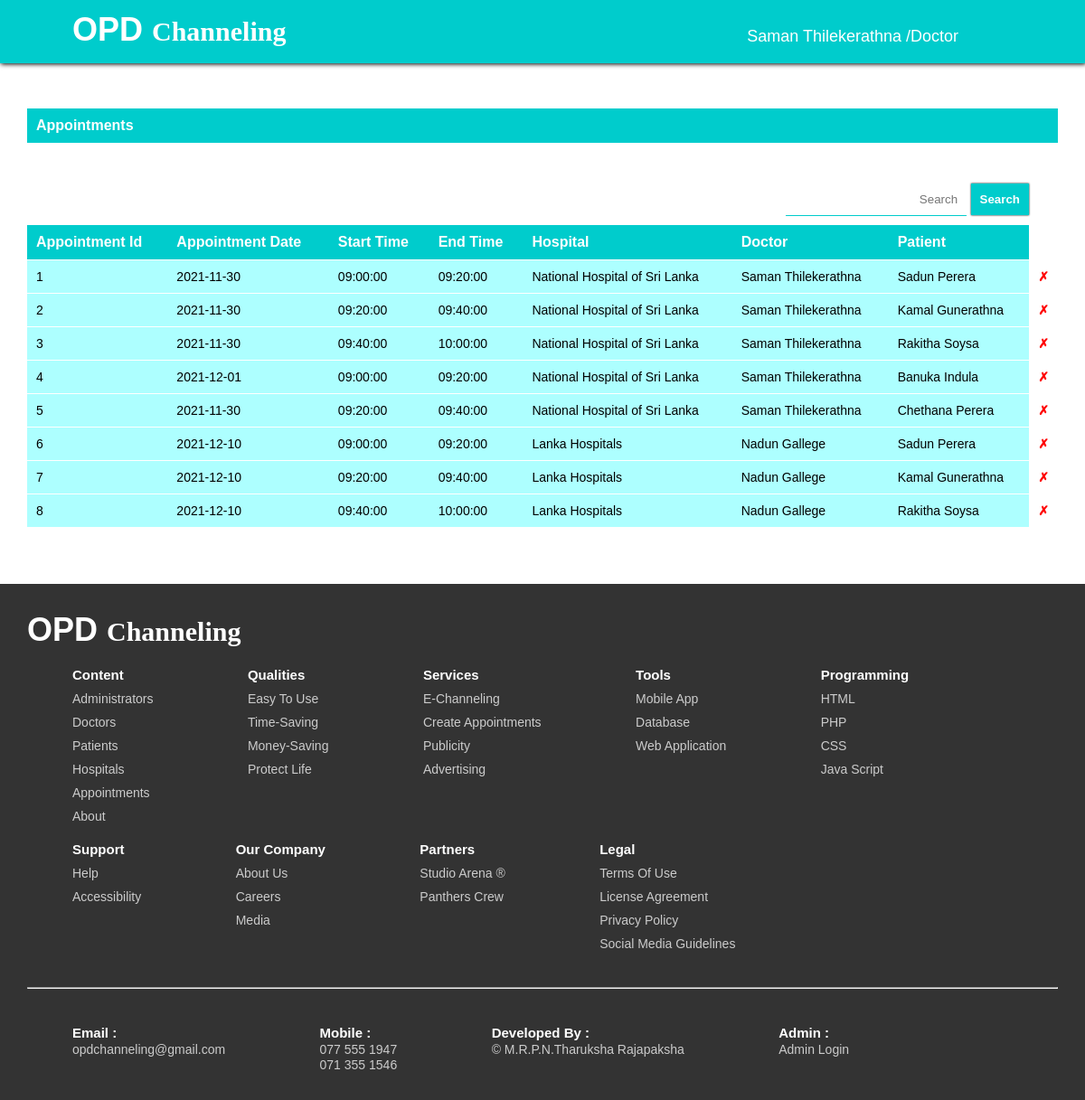
The app's page /dd_doctor_dashboard.php (signed in) with its own data.
### tables this page shows
CREATE TABLE `doctor` (
  `doctor_id` int NOT NULL AUTO_INCREMENT,
  `doctor_name` varchar(45) NOT NULL,
  `doctor_nic` varchar(20) NOT NULL,
  `doctor_contact_no` varchar(10) NOT NULL,
  `doctor_password` varchar(25) NOT NULL,
  `hospital_id` int NOT NULL,
  `doctor_status` tinyint NOT NULL DEFAULT '1',
  PRIMARY KEY (`doctor_id`),
  UNIQUE KEY `doctor_id_UNIQUE` (`doctor_id`),
  UNIQUE KEY `doctor_email_UNIQUE` (`doctor_contact_no`),
  UNIQUE KEY `doctor_nic_UNIQUE` (`doctor_nic`),
  KEY `fk_doctor_hospital_idx` (`hospital_id`),
  CONSTRAINT `fk_doctor_hospital` FOREIGN KEY (`hospital_id`) REFERENCES `hospital` (`hospital_id`)
);

CREATE TABLE `appointment` (
  `appointment_id` int NOT NULL AUTO_INCREMENT,
  `appointment_date` date NOT NULL,
  `appointment_start_time` time NOT NULL,
  `appointment_end_time` time NOT NULL,
  `doctor_id` int NOT NULL,
  `patient_id` int NOT NULL,
  `appointment_status` tinyint NOT NULL DEFAULT '1',
  PRIMARY KEY (`appointment_id`),
  UNIQUE KEY `appointment_id_UNIQUE` (`appointment_id`),
  KEY `fk_appointment_doctor1_idx` (`doctor_id`),
  KEY `fk_appointment_patient1_idx` (`patient_id`),
  CONSTRAINT `fk_appointment_doctor1` FOREIGN KEY (`doctor_id`) REFERENCES `doctor` (`doctor_id`),
  CONSTRAINT `fk_appointment_patient1` FOREIGN KEY (`patient_id`) REFERENCES `patient` (`patient_id`)
);

CREATE TABLE `hospital` (
  `hospital_id` int NOT NULL AUTO_INCREMENT,
  `hospital_name` varchar(120) NOT NULL,
  `hospital_city` varchar(30) NOT NULL,
  `hospital_contact_no` varchar(10) NOT NULL,
  `hospital_status` tinyint NOT NULL DEFAULT '1',
  PRIMARY KEY (`hospital_id`),
  UNIQUE KEY `hospital_id_UNIQUE` (`hospital_id`)
);

CREATE TABLE `patient` (
  `patient_id` int NOT NULL AUTO_INCREMENT,
  `patient_name` varchar(45) NOT NULL,
  `patient_nic` varchar(20) NOT NULL,
  `patient_dob` date NOT NULL,
  `patient_address` varchar(100) DEFAULT NULL,
  `patient_contact_no` varchar(10) NOT NULL,
  `patient_password` varchar(25) NOT NULL,
  `patient_status` tinyint NOT NULL DEFAULT '1',
  PRIMARY KEY (`patient_id`),
  UNIQUE KEY `patient_id_UNIQUE` (`patient_id`),
  UNIQUE KEY `patient_nic_UNIQUE` (`patient_nic`)
);

### dd_doctor_dashboard.php (the view, shortened to what this page needs)
<!DOCTYPE html>
<html>
    <head>
        <link rel="stylesheet" type="text/css" href="css/index_style.css"/>
        <link rel="stylesheet" type="text/css" href="css/dashboard_style.css"/>
        <?php
        $keywordAppointment = "";
        ?>
    </head>
    <body onload="header();">
        <?php include './dd_header.php'; ?>
        <div class="dashboard-container">
            <table>
                <tr>
                    <th>Appointments</th>
                </tr>
            </table>
            <br><br><br>
            <form method="get" action="dd_doctor_dashboard.php">
                <input type="text" name="searchAppointment" id="searchAppointment" value="<?php echo $keywordAppointment; ?>" placeholder="Search"/>
                <button>Search</button>
            </form>
            <table>
                <tr>
                    <th>Appointment Id</th>
                    <th>Appointment Date</th>
                    <th>Start Time</th>
                    <th>End Time</th>
                    <th>Hospital</th>
                    <th>Doctor</th>
                    <th>Patient</th>
                </tr>
                <?php
                $query = "SELECT * FROM appointment INNER JOIN doctor INNER JOIN patient INNER JOIN hospital "
                        . "ON appointment.doctor_id = doctor.doctor_id AND appointment.patient_id = patient.patient_id AND doctor.hospital_id = hospital.hospital_id "
                        . "WHERE (appointment_id LIKE '%" . $keywordAppointment . "%' OR appointment_date LIKE '%" . $keywordAppointment . "%' "
                        . "OR doctor_name LIKE '%" . $keywordAppointment . "%' OR patient_name LIKE '%" . $keywordAppointment . "%' OR hospital_name LIKE '%" . $keywordAppointment . "%') "
                        . "AND appointment_status = '1'";
                $result = $connection->query($query);
                if ($result->num_rows > 0) {
                    while ($row = $result->fetch_assoc()) {
                        ?>
                        <tr class="dashboard-content">
                            <td><?php echo $row["appointment_id"]; ?></td>
                            <td><?php echo $row["appointment_date"]; ?></td>
                            <td><?php echo $row["appointment_start_time"]; ?></td>
                            <td><?php echo $row["appointment_end_time"]; ?></td>
                            <td><?php echo $row["hospital_name"]; ?></td>
                            <td><?php echo $row["doctor_name"]; ?></td>
                            <td><?php echo $row["patient_name"]; ?></td>
                            <td class="remove"><a href="action/dd_appointment_remove.php?id=<?php echo $row["appointment_id"]; ?>">&cross;</a></td>
                        </tr>
                        <?php
                    }
                }
                ?>
            </table>
        </div>
        <br><br><br><br>
        <?php include './index_footer.php'; ?>
    </body>
</html>

### dd_header.php (shortened to what this page needs)
<!DOCTYPE html>
<?php
include './action/db_connection.php';
$activeDoctorName = "";
if (isset($_SESSION["doctor_is_login"]) && isset($_SESSION["activeDoctorId"]) && $_SESSION["doctor_is_login"] == true) {
    $activeDoctorId = $_SESSION["activeDoctorId"];
    $query = "SELECT * FROM doctor WHERE doctor_id = '" . $activeDoctorId . "'";
    $result = $connection->query($query);
    if ($result->num_rows > 0) {
        $row = $result->fetch_assoc();
        $activeDoctorName = $row["doctor_name"];
    }
}else {
    header("Location: index.php?msgDoctor=Login First !");
    die();
}
?>
<html>
    <head>
        <link rel="stylesheet" type="text/css" href="css/index_headerfooter_style.css"/>
    </head>
    <body>
        <header>
            <nav>
                <div class="header-container">
                    <p><a href="index.php">OPD&nbsp<span>Channeling</span></a></p>
                    <ul>
                        <li class="account"><?php echo $activeDoctorName; ?>&nbsp;/Doctor
                        </li>
                    </ul>
                </div>
            </nav>
        </header>
        <?php
        include './dd_doctor_profile.php';
        ?>
    </body>
</html>

### dd_doctor_profile.php (shortened to what this page needs)
<!DOCTYPE html>
<html>
    <head>
        <link rel="stylesheet" type="text/css" href="css/registration_style.css"/>
    </head>
    <body>
            <?php include './dd_doctor_password_change.php'; ?>
    </body>
</html>

### dd_doctor_password_change.php (shortened to what this page needs)
<!DOCTYPE html>
<html>
    <head>
        <link rel="stylesheet" type="text/css" href="css/registration_style.css"/>
    </head>
    <body>
    </body>
</html>

### index_footer.php (shortened to what this page needs)
<!DOCTYPE html>
<html>
    <head>
        <link rel="stylesheet" type="text/css" href="css/index_headerfooter_style.css"/>
    </head>
    <body>
       <footer>
           <p><a href="index.php">OPD&nbsp;<span>Channeling</span></a></p>
            <div class="footer-container">
                <dl>
                    <dt>Content</dt>
                    <dd onclick="toggleadminloginpopup();">Administrators</dd>
                    <dd>Doctors</dd>
                    <dd>Patients</dd>
                    <dd>Hospitals</dd>
                    <dd>Appointments</dd>
                    <dd><a href="index_about.php">About</a></dd>
                </dl>
                <dl>
                    <dt>Qualities</dt>
                    <dd>Easy to Use</dd>
                    <dd>Time-Saving</dd>
                    <dd>Money-Saving</dd>
                    <dd>Protect Life</dd>
                </dl>
                <dl>
                    <dt>Services</dt>
                    <dd>E-Channeling</dd>
                    <dd>Create Appointments</dd>
                    <dd>Publicity</dd>
                    <dd>Advertising</dd>
                </dl>
                <dl>
                    <dt>Tools</dt>
                    <dd>Mobile App</dd>
                    <dd>Database</dd>
                    <dd>Web Application</dd>
                </dl>
                <dl>
                    <dt>Programming</dt>
                    <dd>HTML</dd>
                    <dd>PHP</dd>
                    <dd>CSS</dd>
                    <dd>Java Script</dd>
                </dl>
                <dl>
                    <dt>Support</dt>
                    <dd>Help</dd>
                    <dd>Accessibility</dd>
                </dl>
                <dl>
                    <dt>Our Company</dt>
                    <dd>About us</dd>
                    <dd>Careers</dd>
                    <dd>Media</dd>
                </dl>
                <dl>
                    <dt>Partners</dt>
                    <dd>Studio Arena&nbsp&reg;</dd>
                    <dd>Panthers Crew</dd>
                </dl>
                <dl>
                    <dt>Legal</dt>
                    <dd>Terms of use</dd>
                    <dd>License agreement</dd>
                    <dd>Privacy policy</dd>
                    <dd>Social Media Guidelines</dd>
                </dl>
            </div>
            <hr/>
            <div class="footer-contact">
                <dl>
                    <dt>Email :</dt>
                    <dd>opdchanneling@gmail.com</dd>
                </dl>
                <dl>
                    <dt>Mobile :</dt>
                    <dd>077 555 1947</dd>
                    <dd>071 355 1546</dd>
                </dl>
                <dl>
                    <dt>Developed By :</dt>
                    <dd>&COPY;&nbsp;M.R.P.N.Tharuksha Rajapaksha</dd>
                </dl>
                <dl>
                    <dt>Admin :</dt>
                    <dd onclick="toggleadminloginpopup();">Admin Login</dd>
                </dl>
            </div>
        </footer>
        <?php include './ap_admin_login.php'; ?>
    </body>
</html>

### ap_admin_login.php (shortened to what this page needs)
<!DOCTYPE html>
<html>
    <head>
        <link rel="stylesheet" type="text/css" href="css/login_style.css"/>
    </head>
    <body>
    </body>
</html>

### css/dashboard_style.css (style rules this page uses)
.dashboard-container { width: 100%; height: 100%; top: 80px; padding: 30px 30px; display: block; }
.dashboard-container button { padding: 10px; color: white; font-weight: bold; background-color: #00cccc; border: none; outline: none; box-shadow: 0px 0px 2px #000000; cursor: pointer; }
.dashboard-container form { right: 32px; float: right; }
.dashboard-container form input { width: 200px; padding: 10px; text-align: right; border: none; border-bottom: 1px solid #00cccc; outline: none; }
.dashboard-container table { width: 100%; top: 10px; border-collapse: collapse; }
.dashboard-container table tr { border-bottom: 1px solid white; }
.dashboard-container table tr th { color: white; text-align: left; padding: 10px; background-color: #00cccc; }
.dashboard-content td { padding: 10px; font-size: 14px; text-align: left; text-transform: none; background-color: #adffff; }
.dashboard-content .remove { width: 10px; color: red; font-weight: bolder; text-align: center; background-color: white; }
.dashboard-content a { text-decoration: none; color: red; cursor: pointer; }

### css/index_headerfooter_style.css (style rules this page uses)
* { margin: 0; padding: 0; font-family: "Arial"; text-transform: capitalize; position: relative; box-sizing: border-box; }
header { width: 100%; height: 100px; position: fixed; font-size: 18px; padding: 20px 0; background-color: transparent; z-index: 799; transition: 0.5s; }
.header-next { width: 100%; height: 70px; position: fixed; font-size: 18px; padding: 0; background-color: #00cccc; box-shadow: 1px 1px 5px #000000; z-index: 799; }
.header-container p { top: 12px; left: 80px; position: absolute; color: white; font-size: 36px; font-weight: bold; font-family: "Calibri"; }
.header-container p span { font-size: 30px; font-family: "Calibri"; }
.header-container ul { top: 30px; right: 120px; list-style: none; float: right; }
.header-container ul li { display: inline-block; margin: auto 20px; color: white; text-transform: none; cursor: pointer; }
.header-container a { color: white; text-decoration: none; cursor: pointer; }
footer { width: 100%; height: 100%; top: 50px; padding: 30px; color: white; background-color: #333333; }
footer p { font-size: 36px; font-weight: bold; font-family: "Calibri"; }
footer p span { font-size: 30px; font-family: "Calibri"; }
.footer-container { top: 10px; }
.footer-container dl { margin: 0 50px; display: inline-table; }
.footer-container dl dt { margin: 10px 0; font-size: 15px; font-weight: bold; }
.footer-container dl dd { margin: 10px 0; color: #cccccc; font-size: 14px; cursor: pointer; }
.footer-container dl dd a { color: #cccccc; }
footer a { color: white; text-decoration: none; }
footer hr { width: 100%; margin: 40px 0; background-color: white; }
.footer-contact dl { margin: 0 50px; display: inline-table; }
.footer-contact dl dt { margin-bottom: 2px; font-size: 15px; font-weight: bold; }
.footer-contact dl dd { margin: 1px 0; color: #cccccc; font-size: 14px; text-transform: none; cursor: pointer; }

### records on screen
doctor: doctor_name "Saman Thilekerathna"
appointment: appointment_id "1", appointment_date "2021-11-30", appointment_start_time "09:00:00", appointment_end_time "09:20:00", hospital.hospital_name "National Hospital of Sri Lanka", doctor.doctor_name "Saman Thilekerathna", patient.patient_name "Sadun Perera"
appointment: appointment_id "2", appointment_date "2021-11-30", appointment_start_time "09:20:00", appointment_end_time "09:40:00", hospital.hospital_name "National Hospital of Sri Lanka", doctor.doctor_name "Saman Thilekerathna", patient.patient_name "Kamal Gunerathna"
appointment: appointment_id "3", appointment_date "2021-11-30", appointment_start_time "09:40:00", appointment_end_time "10:00:00", hospital.hospital_name "National Hospital of Sri Lanka", doctor.doctor_name "Saman Thilekerathna", patient.patient_name "Rakitha Soysa"
appointment: appointment_id "4", appointment_date "2021-12-01", appointment_start_time "09:00:00", appointment_end_time "09:20:00", hospital.hospital_name "National Hospital of Sri Lanka", doctor.doctor_name "Saman Thilekerathna", patient.patient_name "Banuka Indula"
appointment: appointment_id "5", appointment_date "2021-11-30", appointment_start_time "09:20:00", appointment_end_time "09:40:00", hospital.hospital_name "National Hospital of Sri Lanka", doctor.doctor_name "Saman Thilekerathna", patient.patient_name "Chethana Perera"
appointment: appointment_id "6", appointment_date "2021-12-10", appointment_start_time "09:00:00", appointment_end_time "09:20:00", hospital.hospital_name "Lanka Hospitals", doctor.doctor_name "Nadun Gallege", patient.patient_name "Sadun Perera"
appointment: appointment_id "7", appointment_date "2021-12-10", appointment_start_time "09:20:00", appointment_end_time "09:40:00", hospital.hospital_name "Lanka Hospitals", doctor.doctor_name "Nadun Gallege", patient.patient_name "Kamal Gunerathna"
appointment: appointment_id "8", appointment_date "2021-12-10", appointment_start_time "09:40:00", appointment_end_time "10:00:00", hospital.hospital_name "Lanka Hospitals", doctor.doctor_name "Nadun Gallege", patient.patient_name "Rakitha Soysa"
